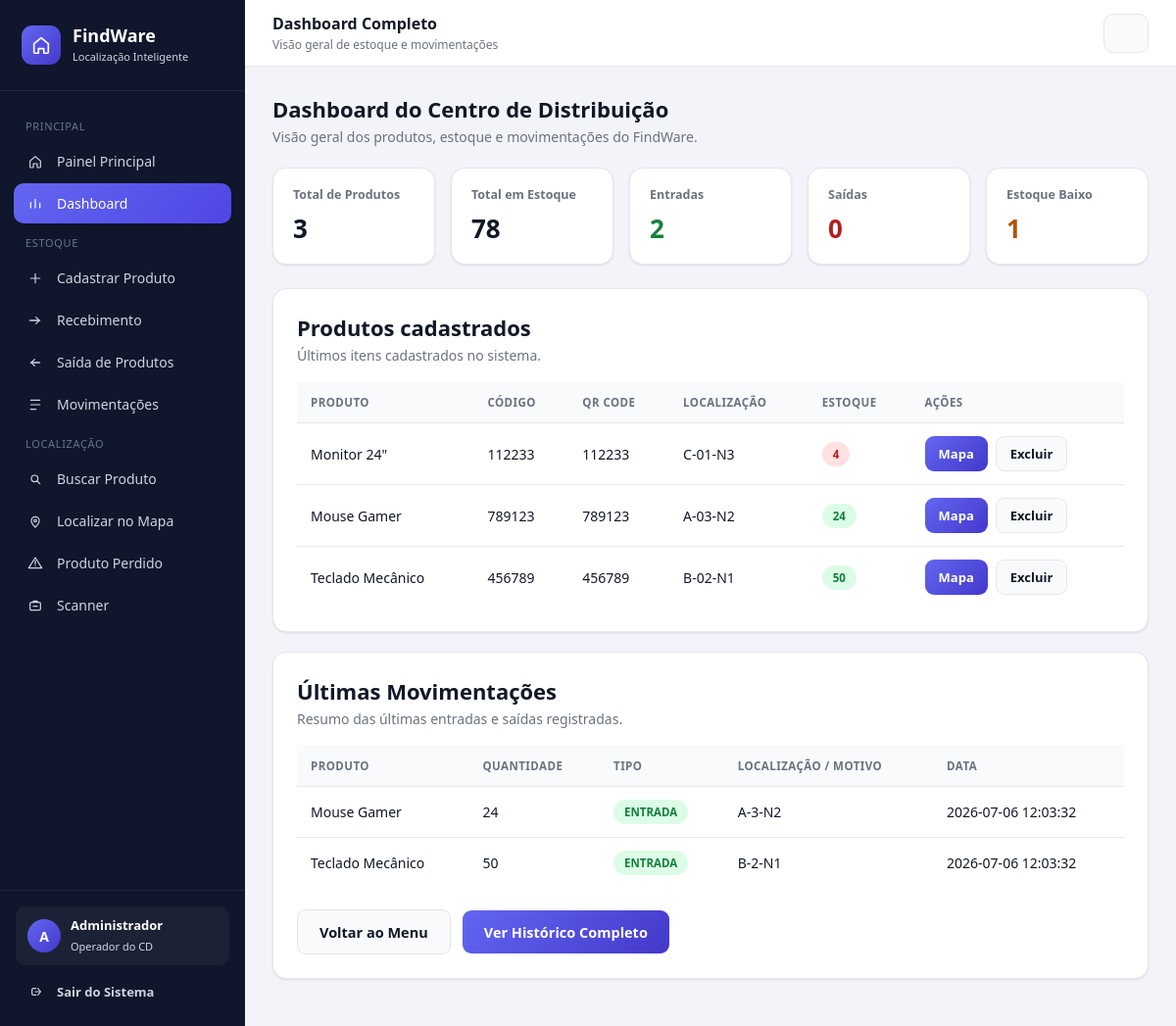
/dashboard (signed in), run on the app's committed database.
### tables this page shows
CREATE TABLE IF NOT EXISTS produtos (
    id INT(11) NOT NULL AUTO_INCREMENT,
    nome VARCHAR(150) DEFAULT NULL,
    codigo VARCHAR(50) DEFAULT NULL,
    codigo_barras VARCHAR(100) DEFAULT NULL,
    corredor VARCHAR(10) DEFAULT NULL,
    prateleira VARCHAR(10) DEFAULT NULL,
    nivel VARCHAR(10) DEFAULT NULL,
    estoque INT(11) DEFAULT 0,
    PRIMARY KEY (id)
);

CREATE TABLE IF NOT EXISTS movimentacoes (
    id INT(11) NOT NULL AUTO_INCREMENT,
    codigo_barras VARCHAR(100) DEFAULT NULL,
    produto VARCHAR(100) DEFAULT NULL,
    quantidade INT(11) DEFAULT NULL,
    localizacao VARCHAR(100) DEFAULT NULL,
    tipo VARCHAR(20) DEFAULT NULL,
    data_movimentacao TIMESTAMP NOT NULL DEFAULT CURRENT_TIMESTAMP,
    PRIMARY KEY (id)
);

### app/Controllers/DashboardController.php (called while the page is built, shortened)
<?php
require_once __DIR__ . '/../Models/Produto.php';
require_once __DIR__ . '/../Models/Movimentacao.php';
class DashboardController extends Controller
{
    public function dashboard(): void
    {
        $produtoModel = new Produto();
        $movimentacaoModel = new Movimentacao();
        $dados = $this->indicadores($produtoModel, $movimentacaoModel);
        $dados['produtos'] = $produtoModel->todos(6);
        $dados['ultimasMovimentacoes'] = $movimentacaoModel->ultimas(5);
        $this->view('dashboard/dashboard', $dados);
    }
    private function indicadores(Produto $produtoModel, Movimentacao $movimentacaoModel): array
    {
        return [
            'totalProdutos' => $produtoModel->contar(),
            'totalEstoque' => $produtoModel->somarEstoque(),
            'entradas' => $movimentacaoModel->contarPorTipo('ENTRADA'),
            'saidas' => $movimentacaoModel->contarPorTipo('SAIDA'),
            'estoqueBaixo' => $produtoModel->contarEstoqueBaixo(),
        ];
    }
}

### public/index.php (called while the page is built, shortened)
<?php
require_once APP_PATH . '/helpers.php';
require_once APP_PATH . '/Core/Database.php';
require_once APP_PATH . '/Controllers/DashboardController.php';
$router = new Router();
$router->despachar();

### app/Models/Produto.php (called while the page is built, shortened)
<?php
class Produto
{
    private PDO $pdo;
    public function __construct()
    {
        $this->pdo = Database::getConnection();
    }
    public function todos(?int $limite = null): array
    {
        $sql = 'SELECT * FROM produtos ORDER BY nome ASC';
        if ($limite) {
            $sql .= ' LIMIT ' . intval($limite);
        }
        return $this->pdo->query($sql)->fetchAll();
    }
}

### config.php (called while the page is built)
<?php
return [
    'db_host' => '127.0.0.1',
    'db_name' => 'cd_system',
    'db_user' => 'root',
    'db_pass' => '',
];

### app/Core/Database.php (called while the page is built)
<?php
class Database
{
    private static ?PDO $instancia = null;
    public static function getConnection(): PDO
    {
        if (self::$instancia === null) {
            $config = require __DIR__ . '/../../config.php';
            $dsn = "mysql:host={$config['db_host']};dbname={$config['db_name']};charset=utf8mb4";
            try {
                self::$instancia = new PDO($dsn, $config['db_user'], $config['db_pass'], [
                    PDO::ATTR_ERRMODE => PDO::ERRMODE_EXCEPTION,
                    PDO::ATTR_DEFAULT_FETCH_MODE => PDO::FETCH_ASSOC,
                ]);
            } catch (PDOException $e) {
                die('Erro ao conectar ao banco de dados: ' . $e->getMessage());
            }
        }
        return self::$instancia;
    }
}

### app/helpers.php (called while the page is built, shortened)
<?php
function url(string $caminho = ''): string
{
    $caminho = ltrim($caminho, '/');
    return BASE_URL . '/' . $caminho;
}
function e($valor): string
{
    return htmlspecialchars((string) ($valor ?? ''), ENT_QUOTES, 'UTF-8');
}

### app/Models/Movimentacao.php (called while the page is built, shortened)
<?php
class Movimentacao
{
    private PDO $pdo;
    public function __construct()
    {
        $this->pdo = Database::getConnection();
    }
    public function ultimas(int $limite = 5): array
    {
        $stmt = $this->pdo->prepare('SELECT * FROM movimentacoes ORDER BY data_movimentacao DESC LIMIT :limite');
        $stmt->bindValue(':limite', $limite, PDO::PARAM_INT);
        $stmt->execute();
        return $stmt->fetchAll();
    }
}

### app/Views/dashboard/dashboard.php (the view)
<?php
$totalProdutos = $totalProdutos ?? 0;
$totalEstoque = $totalEstoque ?? 0;
$entradas = $entradas ?? 0;
$saidas = $saidas ?? 0;
$estoqueBaixo = $estoqueBaixo ?? 0;
$produtos = $produtos ?? [];
$ultimasMovimentacoes = $ultimasMovimentacoes ?? [];
?>
<div class="page-header">
    <h2>Dashboard do Centro de Distribuição</h2>
    <p>Visão geral dos produtos, estoque e movimentações do FindWare.</p>
</div>
<div class="stat-grid">
    <div class="stat-card azul">
        <div><h3>Total de Produtos</h3><div class="numero"><?= $totalProdutos ?></div></div>
    </div>
    <div class="stat-card azul">
        <div><h3>Total em Estoque</h3><div class="numero"><?= $totalEstoque ?></div></div>
    </div>
    <div class="stat-card verde">
        <div><h3>Entradas</h3><div class="numero entrada"><?= $entradas ?></div></div>
    </div>
    <div class="stat-card vermelho">
        <div><h3>Saídas</h3><div class="numero saida"><?= $saidas ?></div></div>
    </div>
    <div class="stat-card laranja">
        <div><h3>Estoque Baixo</h3><div class="numero alerta"><?= $estoqueBaixo ?></div></div>
    </div>
</div>
<div class="card">
    <div class="page-header" style="margin-bottom:18px;">
        <h2>Produtos cadastrados</h2>
        <p>Últimos itens cadastrados no sistema.</p>
    </div>
    <div class="tabela-container">
        <table>
            <tr>
                <th>Produto</th>
                <th>Código</th>
                <th>QR Code</th>
                <th>Localização</th>
                <th>Estoque</th>
                <th>Ações</th>
            </tr>
            <?php if (count($produtos) > 0): ?>
                <?php foreach ($produtos as $produto): ?>
                <tr>
                    <td><?= e($produto['nome']) ?></td>
                    <td><?= e($produto['codigo']) ?></td>
                    <td><?= e($produto['codigo_barras']) ?></td>
                    <td>
                        <?= e(strtoupper($produto['corredor']) . '-' . str_pad($produto['prateleira'], 2, '0', STR_PAD_LEFT) . '-N' . $produto['nivel']) ?>
                    </td>
                    <td>
                        <span class="badge-estoque <?= $produto['estoque'] <= 5 ? 'estoque-baixo' : 'estoque-ok' ?>">
                            <?= (int) $produto['estoque'] ?>
                        </span>
                    </td>
                    <td>
                        <div class="acoes-tabela">
                            <a href="<?= url('mapa?busca=' . urlencode($produto['codigo_barras'] ?? $produto['codigo'])) ?>" class="btn" style="padding:8px 14px;font-size:13px;">Mapa</a>
                            <a href="<?= url('produtos/excluir?id=' . $produto['id']) ?>" class="btn btn-secundario" style="padding:8px 14px;font-size:13px;" onclick="return confirm('Excluir este produto?')">Excluir</a>
                        </div>
                    </td>
                </tr>
                <?php endforeach; ?>
            <?php else: ?>
                <tr><td colspan="6" class="vazio">Nenhum produto cadastrado.</td></tr>
            <?php endif; ?>
        </table>
    </div>
</div>
<div class="card">
    <div class="page-header" style="margin-bottom:18px;">
        <h2>Últimas Movimentações</h2>
        <p>Resumo das últimas entradas e saídas registradas.</p>
    </div>
    <div class="tabela-container">
        <table>
            <tr>
                <th>Produto</th>
                <th>Quantidade</th>
                <th>Tipo</th>
                <th>Localização / Motivo</th>
                <th>Data</th>
            </tr>
            <?php if (count($ultimasMovimentacoes) > 0): ?>
                <?php foreach ($ultimasMovimentacoes as $mov): ?>
                <tr>
                    <td><?= e($mov['produto']) ?></td>
                    <td><?= (int) $mov['quantidade'] ?></td>
                    <td><span class="badge <?= strtolower($mov['tipo']) ?>"><?= e($mov['tipo']) ?></span></td>
                    <td><?= e($mov['localizacao']) ?></td>
                    <td><?= e($mov['data_movimentacao']) ?></td>
                </tr>
                <?php endforeach; ?>
            <?php else: ?>
                <tr><td colspan="5" class="vazio">Nenhuma movimentação registrada.</td></tr>
            <?php endif; ?>
        </table>
    </div>
    <div class="acoes">
        <a href="<?= url('menu') ?>" class="btn btn-secundario">Voltar ao Menu</a>
        <a href="<?= url('movimentacoes/historico') ?>" class="btn">Ver Histórico Completo</a>
    </div>
</div>

### data on the page
produtos: nome "Monitor 24\"", codigo "112233", codigo_barras "112233", corredor+prateleira+nivel "C-01-N3", estoque "4"
produtos: nome "Mouse Gamer", codigo "789123", codigo_barras "789123", corredor+prateleira+nivel "A-03-N2", estoque "24"
produtos: nome "Teclado Mecânico", codigo "456789", codigo_barras "456789", corredor+prateleira+nivel "B-02-N1", estoque "50"
movimentacoes: produto "Mouse Gamer", quantidade "24", tipo "ENTRADA", localizacao "A-3-N2", data_movimentacao "2026-07-06 12:03:32"
movimentacoes: produto "Teclado Mecânico", quantidade "50", tipo "ENTRADA", localizacao "B-2-N1", data_movimentacao "2026-07-06 12:03:32"

### other printed values
mb_substr(usuarioLogado() ?? 'U', 0, 1) "A"
usuarioLogado() "Administrador"
$tituloPagina "Dashboard Completo"
$subtituloPagina "Visão geral de estoque e movimentações"
$totalProdutos "3"
$totalEstoque "78"
$entradas "2"
$saidas "0"
$estoqueBaixo "1"
